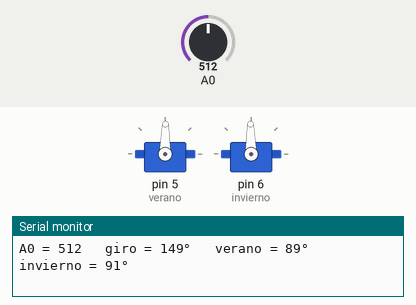
Bench run of a sketch on a simulated Arduino Uno, built with avr-gcc and run on an emulated ATmega328P. Shown: 2 × servo, the last lines printed to the serial monitor. The test bench sets the inputs (shaded band); at power-on: A0 = 512.

Above: at 1.2 s.
1.3 s: A0 set to 716
At 2.1 s:
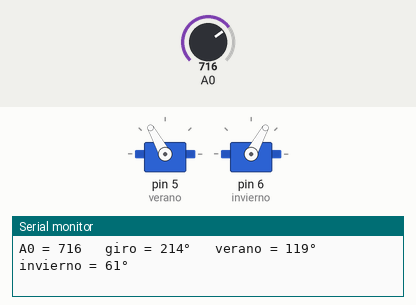
2.8 s: A0 set to 900
At 3.6 s:
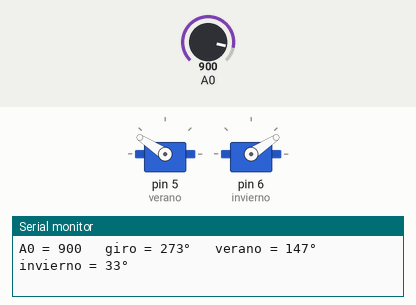
4.3 s: A0 set to 995
At 5.5 s:
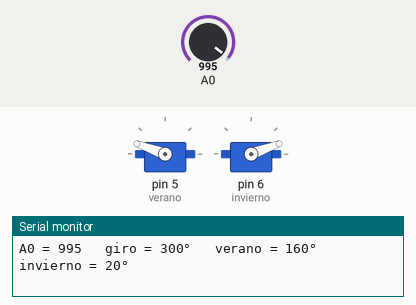
5.8 s: A0 set to 511
At 6.7 s:
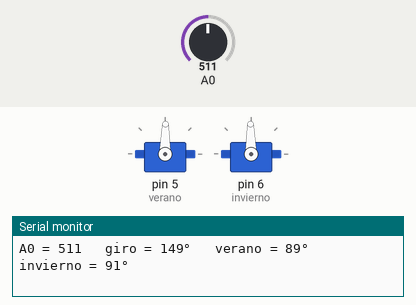
7.3 s: A0 set to 306
At 7.8 s:
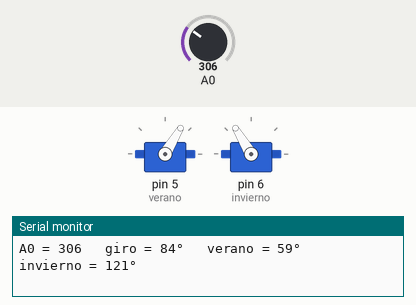
8.8 s: A0 set to 122
At 10.1 s:
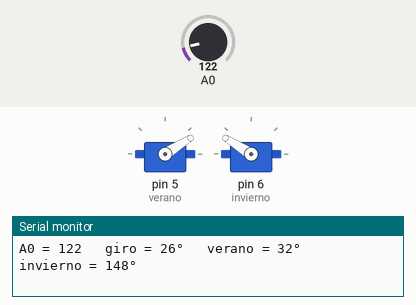
Timing chart, 0 to 11.3 s (numbered marks = the images above; inputs shaded):
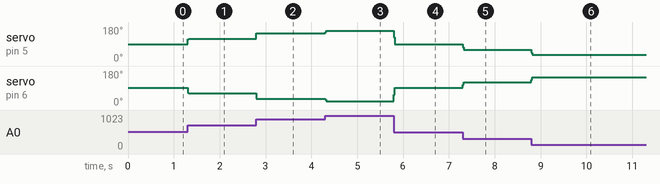

Measured:
- after the input at 1.3 s, servo on pin 5 (verano): 89° → 119° at once; servo on pin 6 (invierno): 91° → 61° at once
- after the input at 2.8 s, servo on pin 5 (verano): 119° → 147° at once; servo on pin 6 (invierno): 61° → 33° at once
- after the input at 4.3 s, servo on pin 5 (verano): 147° → 160° at once; servo on pin 6 (invierno): 33° → 20° at once
- after the input at 5.8 s, servo on pin 5 (verano): 160° → 89° at once; servo on pin 6 (invierno): 20° → 91° at once
- after the input at 7.3 s, servo on pin 5 (verano): 89° → 59° at once; servo on pin 6 (invierno): 91° → 121° at once
- after the input at 8.8 s, servo on pin 5 (verano): 59° → 32° at once; servo on pin 6 (invierno): 121° → 148° at once

The sketch:

perilla_servos.ino
```cpp
// Los que llegan y los que se quedan — la perilla mueve los dos brazos.
//
// Recorrido lineal: la perilla de tope a tope lleva cada servo de un extremo al otro.
// Verano gira hacia un lado e invierno hacia el otro. Al devolver la perilla, vuelven.
//
// Conexiones: servo verano → pin 5, servo invierno → pin 6, centro de la perilla → A0.
// Monitor serie a 9600 baudios para ver la lectura de la perilla y los ángulos.

#include <Servo.h>

Servo verano;
Servo invierno;

// Lectura de la perilla en sus dos topes (mírala en el monitor y ajústala si cambia).
const int PERILLA_MIN = 40;
const int PERILLA_MAX = 985;

// Ángulo de cada brazo con la perilla al inicio y al final de su giro. Si un brazo gira para
// el lado equivocado, intercambia sus dos números. No usar 0 ni 180: muchos micro servos tienen
// el tope físico antes y se quedan empujando contra él (se calientan y se queman).
const int VERANO_INICIO = 20;
const int VERANO_FIN = 160;
const int INVIERNO_INICIO = 160;
const int INVIERNO_FIN = 20;

// Si la perilla no se mueve en este tiempo, se sueltan los servos: dejan de hacer fuerza.
const unsigned long SOLTAR_TRAS_MS = 1500;

int ultimaLectura = -100;
unsigned long ultimoMovimiento = 0;

void setup() {
  Serial.begin(9600);
}

void loop() {
  // 1. Leer la perilla: promedio de 8 lecturas para que no tiemble.
  long suma = 0;
  for (int i = 0; i < 8; i++) suma += analogRead(A0);
  int lectura = suma / 8;

  // Si casi no se movió, no mover nada (evita que los servos vibren); si lleva rato quieta,
  // soltarlos para que no se calienten.
  if (abs(lectura - ultimaLectura) < 4) {
    if (verano.attached() && millis() - ultimoMovimiento > SOLTAR_TRAS_MS) {
      verano.detach();
      invierno.detach();
      Serial.println("(servos sueltos: la perilla está quieta)");
    }
    return;
  }
  ultimaLectura = lectura;
  ultimoMovimiento = millis();
  if (!verano.attached()) {
    verano.attach(5);
    invierno.attach(6);
  }

  // 2. Pasarla a grados de giro de la perilla: 0 a 300.
  int giro = map(constrain(lectura, PERILLA_MIN, PERILLA_MAX), PERILLA_MIN, PERILLA_MAX, 0, 300);

  // 3. Giro de la perilla → ángulo de cada servo, en línea recta (invierno en sentido contrario).
  int anguloVerano = map(giro, 0, 300, VERANO_INICIO, VERANO_FIN);
  int anguloInvierno = map(giro, 0, 300, INVIERNO_INICIO, INVIERNO_FIN);
  verano.write(anguloVerano);
  invierno.write(anguloInvierno);

  // 4. Mostrar lo que pasa.
  Serial.print("A0 = ");
  Serial.print(lectura);
  Serial.print("   giro = ");
  Serial.print(giro);
  Serial.print("°   verano = ");
  Serial.print(anguloVerano);
  Serial.print("°   invierno = ");
  Serial.print(anguloInvierno);
  Serial.println("°");

  delay(20);
}
```
